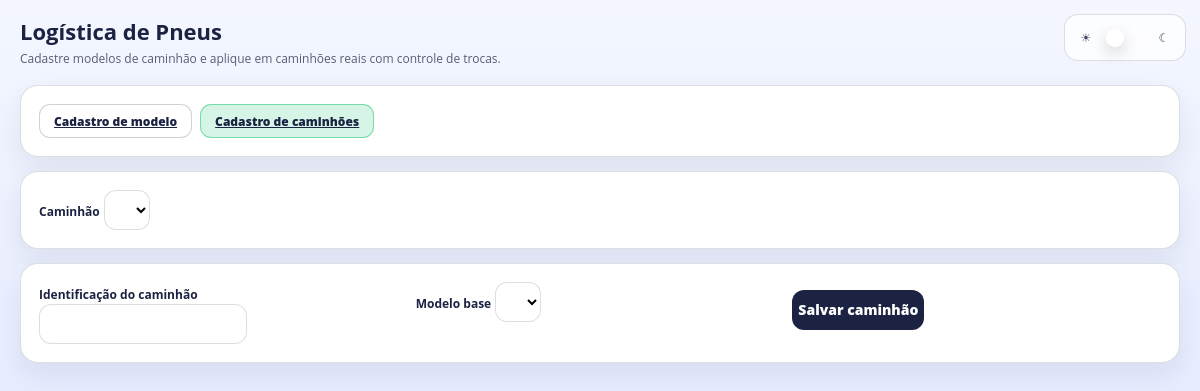
The page /logistica/pneus/?tab=trucks&truck=1 (signed in) on the database as committed earlier.
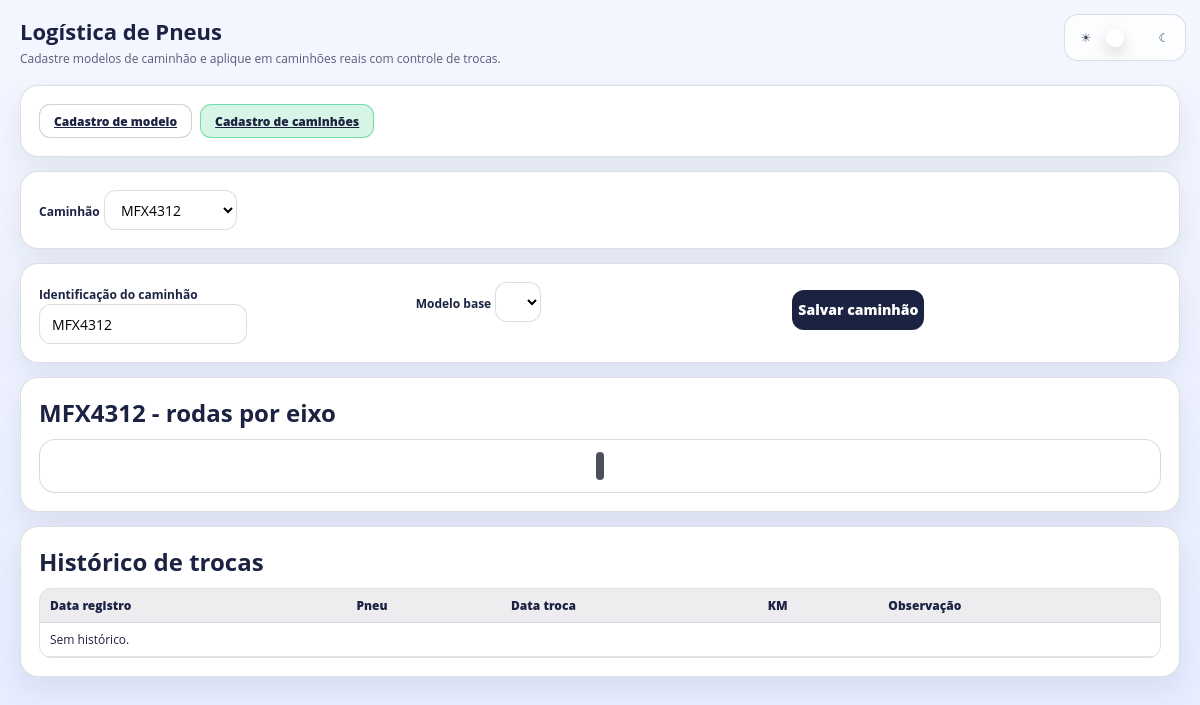
The same page on the database as committed later.
### hqbooking/models.py (models this page shows, shortened)
class Truck(models.Model):
    identifier = models.CharField(max_length=80, unique=True)
    model_template = models.ForeignKey(
        "TruckModelTemplate",
        on_delete=models.SET_NULL,
        null=True,
        blank=True,
        related_name="trucks",
    )
    tire_count = models.PositiveIntegerField(default=6)
    layout_model = models.CharField(max_length=30, default="BASCULANTE_10")
    created_at = models.DateTimeField(auto_now_add=True)
    updated_at = models.DateTimeField(auto_now=True)
    class Meta:
        ordering = ["identifier", "id"]

### hqbooking/views.py (the view, shortened to what this page needs)
# urls.py: path("logistica/pneus/", views.truck_tire_control_page, name="truck_tire_control"),
def truck_tire_control_page(request):
    def _parse_structure(raw):
        try:
            parsed = json.loads(raw or "[]")
            if isinstance(parsed, list):
                return parsed
        except Exception:
            pass
        return []
    def _rows_from_structure(structure):
        rows = []
        tire_no = 1
        for axle_idx, axle in enumerate(structure, start=1):
            left = axle.get("left") or []
            right = axle.get("right") or []
            left_slots = []
            right_slots = []
            for wheel in left:
                left_slots.append({"tire_number": tire_no, "tire_code": (wheel.get("name") or f"L{tire_no}")})
                tire_no += 1
            for wheel in right:
                right_slots.append({"tire_number": tire_no, "tire_code": (wheel.get("name") or f"R{tire_no}")})
                tire_no += 1
            rows.append({"axle_index": axle_idx, "left_slots": left_slots, "right_slots": right_slots})
        return rows, tire_no - 1
    models_qs = TruckModelTemplate.objects.all().order_by("name")
    trucks_qs = Truck.objects.select_related("model_template").all().order_by("identifier")
    active_tab = (request.GET.get("tab") or "models").strip().lower()
    if active_tab not in {"models", "trucks"}:
        active_tab = "models"
    selected_model = None
    model_id = (request.GET.get("model") or "").strip()
    if model_id.isdigit():
        selected_model = TruckModelTemplate.objects.filter(pk=int(model_id)).first()
    if not selected_model:
        selected_model = models_qs.first()
    selected_truck = None
    truck_id = (request.GET.get("truck") or "").strip()
    if truck_id.isdigit():
        selected_truck = trucks_qs.filter(pk=int(truck_id)).first()
    if not selected_truck:
        selected_truck = trucks_qs.first()
    structure = []
    if selected_model and selected_model.structure_json:
        structure = _parse_structure(selected_model.structure_json)
    if not structure:
        structure = [{"left": [{"name": "DE"}], "right": [{"name": "DD"}], "spare": None}]
    truck_structure = []
    truck_rows = []
    truck_history_rows = []
    models_payload = [
        {
            "id": m.id,
            "name": m.name,
            "axle_count": int(m.axle_count or 0),
            "wheel_count": int(m.wheel_count or 0),
            "structure_json": m.structure_json or "[]",
        }
        for m in models_qs
    ]
    return render(
        request,
        "hqbooking/truck_tires.html",
        {
            "active_tab": active_tab,
            "models": models_qs,
            "selected_model": selected_model,
            "selected_structure_json": json.dumps(structure, ensure_ascii=False),
            "models_payload": json.dumps(models_payload, ensure_ascii=False),
            "trucks": trucks_qs,
            "selected_truck": selected_truck,
            "truck_rows": truck_rows,
            "truck_history_rows": truck_history_rows,
        },
    )

### tiqueue/context_processors.py (called while the page is built)
def system_config(request):
    cfg = SystemConfig.objects.order_by("-updated_at", "-id").first()
    return {
        "sidebar_system_version": (cfg.system_version if cfg and cfg.system_version else ""),
    }

### templates/hqbooking/truck_tires.html (shortened to what the changed rows need)
{% load static %}
<!DOCTYPE html>
<html lang="pt-BR">
<head>
    <link rel="stylesheet" href="{% static '/style/theme.css' %}">
    <link rel="stylesheet" href="{% static '/style/hqbooking.css' %}">
</head>
<body class="hq-page">
    <div class="hq-container hq-truck-page hq-truck-wide">
        <header class="hq-header">
            <div>
                <h1 class="hq-title">Logística de Pneus</h1>
            </div>
        </header>
        {% if active_tab == "trucks" %}
        <section class="hq-card">
            <form method="GET" class="hq-form hq-form-grid hq-truck-filter-grid">
                <div class="hq-field">
                    <label class="hq-label" for="truck_select">Caminhão</label>
                    <select class="hq-input" id="truck_select" name="truck" onchange="this.form.submit()">
                        {% for t in trucks %}
                            <option value="{{ t.id }}" {% if selected_truck and selected_truck.id == t.id %}selected{% endif %}>
                                {{ t.identifier }}{% if t.model_template %} - {{ t.model_template.name }}{% endif %}
                            </option>
                        {% endfor %}
                    </select>
                </div>
            </form>
        </section>
        <section class="hq-card">
            <form method="POST" class="hq-form hq-form-grid hq-truck-config-grid">
                <div class="hq-field">
                    <label class="hq-label" for="truck_identifier">Identificação do caminhão</label>
                    <input class="hq-input" id="truck_identifier" name="truck_identifier" type="text" value="{% if selected_truck %}{{ selected_truck.identifier }}{% endif %}" required>
                </div>
                <div class="hq-field">
                    <label class="hq-label" for="truck_model_id">Modelo base</label>
                    <select class="hq-input" id="truck_model_id" name="truck_model_id" required>
                    </select>
                </div>
                <div class="hq-actions">
                    <button type="submit" class="hq-button">Salvar caminhão</button>
                </div>
            </form>
        </section>
        {% if selected_truck %}
        <section class="hq-card">
            <h2 class="hq-card-title">{{ selected_truck.identifier }} - rodas por eixo</h2>
            <div class="truck-map-wrap">
                <div class="truck-map-vline"></div>
            </div>
        </section>
        <section class="hq-card">
            <h2 class="hq-card-title">Histórico de trocas</h2>
            <div class="hq-history-table-wrap">
                <table class="hq-history-table">
                    <thead>
                        <tr>
                            <th>Data registro</th>
                            <th>Pneu</th>
                            <th>Data troca</th>
                            <th>KM</th>
                            <th>Observação</th>
                        </tr>
                    </thead>
                    <tbody>
                        {% for h in truck_history_rows %}
                            <tr>
                                <td>{{ h.created_at|date:"d/m/Y H:i" }}</td>
                                <td>{{ h.tire_code|default:"-" }} (#{{ h.tire_number }})</td>
                                <td>{% if h.changed_on %}{{ h.changed_on|date:"d/m/Y" }}{% else %}-{% endif %}</td>
                                <td>{% if h.odometer_km %}{{ h.odometer_km }}{% else %}-{% endif %}</td>
                                <td>{{ h.note|default:"-" }}</td>
                            </tr>
                        {% empty %}
                            <tr><td colspan="5">Sem histórico.</td></tr>
                        {% endfor %}
                    </tbody>
                </table>
            </div>
        </section>
        {% endif %}
        {% endif %}
    </div>
</body>
</html>

Rows that differ between the two databases and show on the page:
added Truck: truck_identifier "MFX4312", identifier "MFX4312"
Other text that changed with them:
form field truck: (not shown) → "MFX4312"
text now shown: "- rodas por eixo Histórico de trocas Data registro Pneu Data troca KM Observação Sem histórico."
